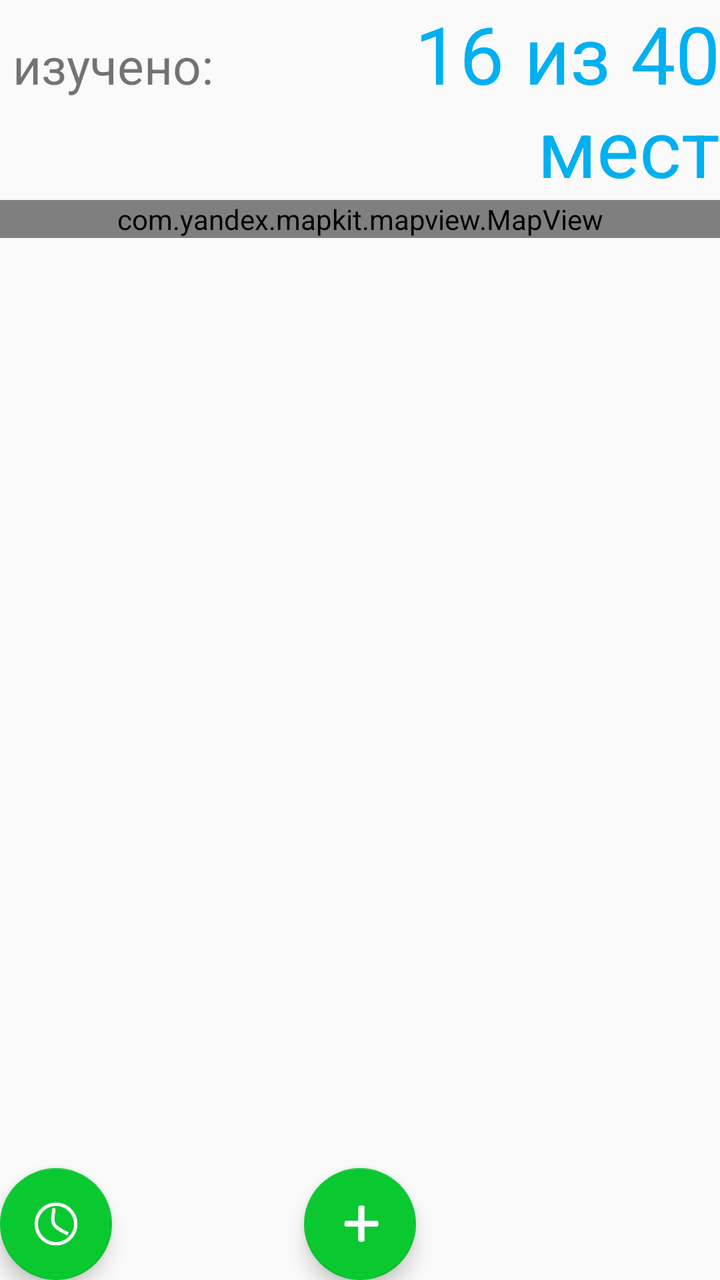
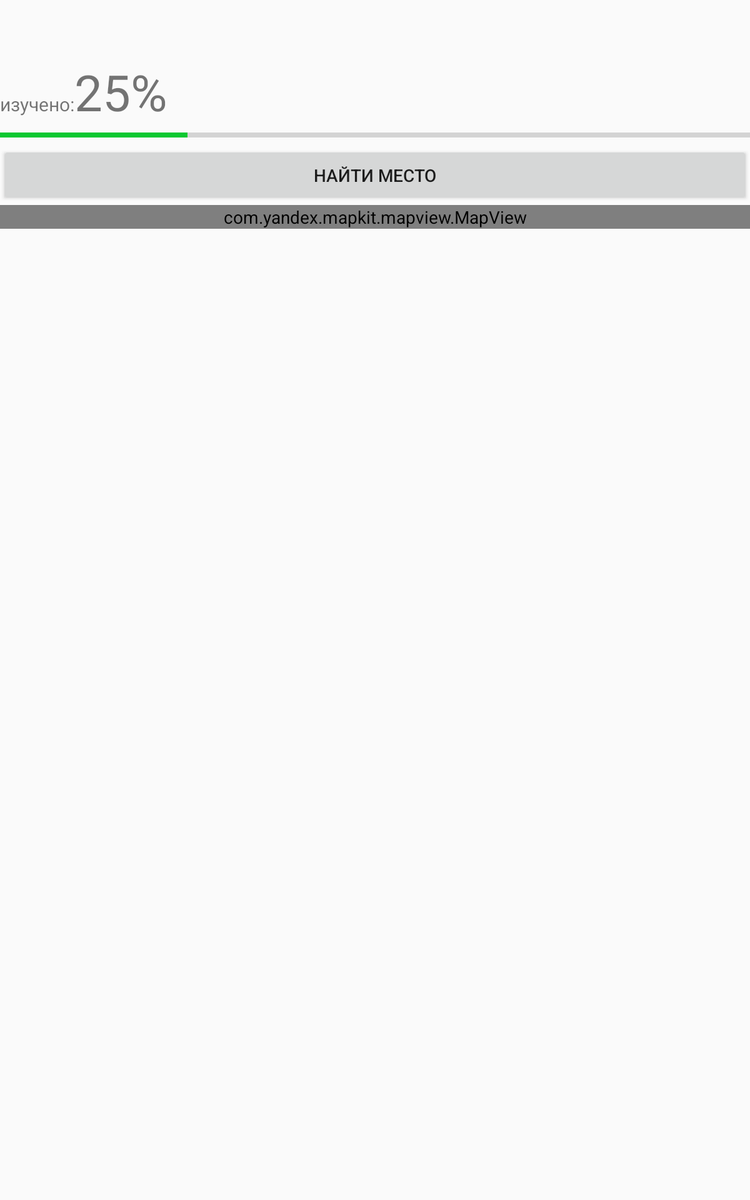

First picture: res/layout/ on a phone held upright. Second picture: the repository's own variant of that layout, on a device whose configuration matches the variant's folder. Source for both follows.
<!-- AndroidManifest.xml: application theme AppTheme -->
<!-- res/layout/activity_maps.xml -->
<?xml version="1.0" encoding="utf-8"?>
<android.support.design.widget.CoordinatorLayout xmlns:android="http://schemas.android.com/apk/res/android"
    xmlns:app="http://schemas.android.com/apk/res-auto"
    xmlns:tools="http://schemas.android.com/tools"
    android:layout_width="match_parent"
    android:layout_height="match_parent"
    tools:context=".MapsActivity"
    android:id="@+id/maps"
    >

    <include layout="@layout/main" />

    <android.support.design.widget.FloatingActionButton
        android:id="@+id/fab"
        android:layout_width="wrap_content"
        android:layout_height="wrap_content"
        android:layout_gravity="bottom|center"
android:background="@color/colorPrimary"
        android:layout_margin="@dimen/fab_margin"
        android:tooltipText="Добавить"
        android:onClick="onClick2"
        app:srcCompat="@drawable/splus"
        />
    <android.support.design.widget.FloatingActionButton
        android:id="@+id/s"
        android:layout_width="wrap_content"
        android:layout_height="wrap_content"
        android:layout_gravity="bottom|start"
        android:layout_margin="@dimen/fab_margin"
        android:tooltipText="История"
        android:onClick="onClick"
        app:srcCompat="@drawable/history"
        />
</android.support.design.widget.CoordinatorLayout>
<!-- res/layout/main.xml (included above) -->
<LinearLayout xmlns:android="http://schemas.android.com/apk/res/android"
    xmlns:tools="http://schemas.android.com/tools"
    android:layout_width="match_parent"
    android:layout_height="match_parent"
    xmlns:app="http://schemas.android.com/apk/res-auto"
    android:orientation="vertical"
    >
    <LinearLayout
        android:layout_width="wrap_content"
        android:layout_height="wrap_content"
        android:orientation="horizontal"
        >


        <TextView
            android:layout_width="wrap_content"
            android:layout_height="wrap_content"
            android:layout_weight="0"
            android:text=" изучено:"
            android:textSize="25sp" />

        <TextView
            android:id="@+id/ma"
            android:layout_width="match_parent"
            android:layout_height="wrap_content"
            android:gravity="end"
            android:text="16 из 40 мест"
            android:textColor="@color/colorPrimaryDark"
            android:textSize="40sp" />

    </LinearLayout>

    <com.daimajia.numberprogressbar.NumberProgressBar
        app:progress_text_size="25sp"
        android:id="@+id/number_progress_bar"
        style="@style/NumberProgressBar_Passing_Green"
        app:progress_max="100"
        app:progress_current="100"

        />

    <LinearLayout
        android:layout_width="match_parent"
        android:layout_height="match_parent"
        android:orientation="vertical">

        <com.yandex.mapkit.mapview.MapView
            android:id="@+id/mapview"
            android:layout_width="match_parent"
            android:layout_height="wrap_content" />


    </LinearLayout>


</LinearLayout>
<!-- resources referenced by this layout -->
<resources>
  <color name="colorPrimary">#00B0F0</color>
  <color name="colorPrimaryDark">#00B0F0</color>
  <!-- drawable history: png bitmap (drawable, 2739 bytes) -->
  <!-- drawable splus: png bitmap (drawable, 1114 bytes) -->
  <style name="AppTheme" parent="Theme.AppCompat.Light.DarkActionBar">
          
          <item name="colorPrimary">@color/colorPrimary</item>
          <item name="colorPrimaryDark">@color/colorPrimaryDark</item>
          <item name="colorAccent">@color/colorAccent</item>
      </style>
  <color name="colorAccent">#0AC830</color>
</resources>
<!-- res/layout-sw600dp/activity_maps.xml (the repository's variant of the layout above) -->
<!-- drawn on a 7-inch tablet held upright -->
<?xml version="1.0" encoding="utf-8"?>
<LinearLayout xmlns:android="http://schemas.android.com/apk/res/android"
    android:layout_width="match_parent"
    android:layout_height="match_parent"
   android:orientation="vertical"
 >
    <TextView
                android:id="@+id/tv"
                android:layout_width="wrap_content"
                android:layout_height="wrap_content"
                android:layout_weight="0"
                android:textSize="35sp" />
    <LinearLayout xmlns:android="http://schemas.android.com/apk/res/android"
        android:layout_width="wrap_content"
        android:layout_height="wrap_content"
        android:orientation="horizontal"
        >


    <TextView
                android:layout_width="wrap_content"
                android:layout_height="wrap_content"
                android:layout_weight="0"
                android:text="изучено:"
                android:textSize="15sp" />
        <TextView
            android:layout_width="wrap_content"
            android:layout_height="wrap_content"
            android:textSize="40sp"
            android:text="25%"/>

</LinearLayout>

    <ProgressBar
        android:id="@+id/progressBar"
        style="?android:attr/progressBarStyleHorizontal"
        android:layout_width="match_parent"
        android:layout_height="wrap_content"
        android:max="100"
        android:progress="25" />

    <Button
        android:layout_width="match_parent"
        android:layout_height="wrap_content"
        android:onClick="onClick"
        android:text="Найти место" />

    <LinearLayout xmlns:android="http://schemas.android.com/apk/res/android"
        android:layout_width="match_parent"
        android:layout_height="match_parent"
        android:orientation="vertical">

        <com.yandex.mapkit.mapview.MapView
            android:id="@+id/mapview"
            android:layout_width="match_parent"
            android:layout_height="wrap_content" />

    </LinearLayout>


</LinearLayout>
<!-- resources referenced by the variant -->
<!-- as a 7-inch tablet held upright resolves them -->
<resources>
  <style name="AppTheme" parent="Theme.AppCompat.Light.DarkActionBar">
          
          <item name="colorPrimary">@color/colorPrimary</item>
          <item name="colorPrimaryDark">@color/colorPrimaryDark</item>
          <item name="colorAccent">@color/colorAccent</item>
      </style>
  <color name="colorPrimary">#00B0F0</color>
  <color name="colorPrimaryDark">#00B0F0</color>
  <color name="colorAccent">#0AC830</color>
</resources>
